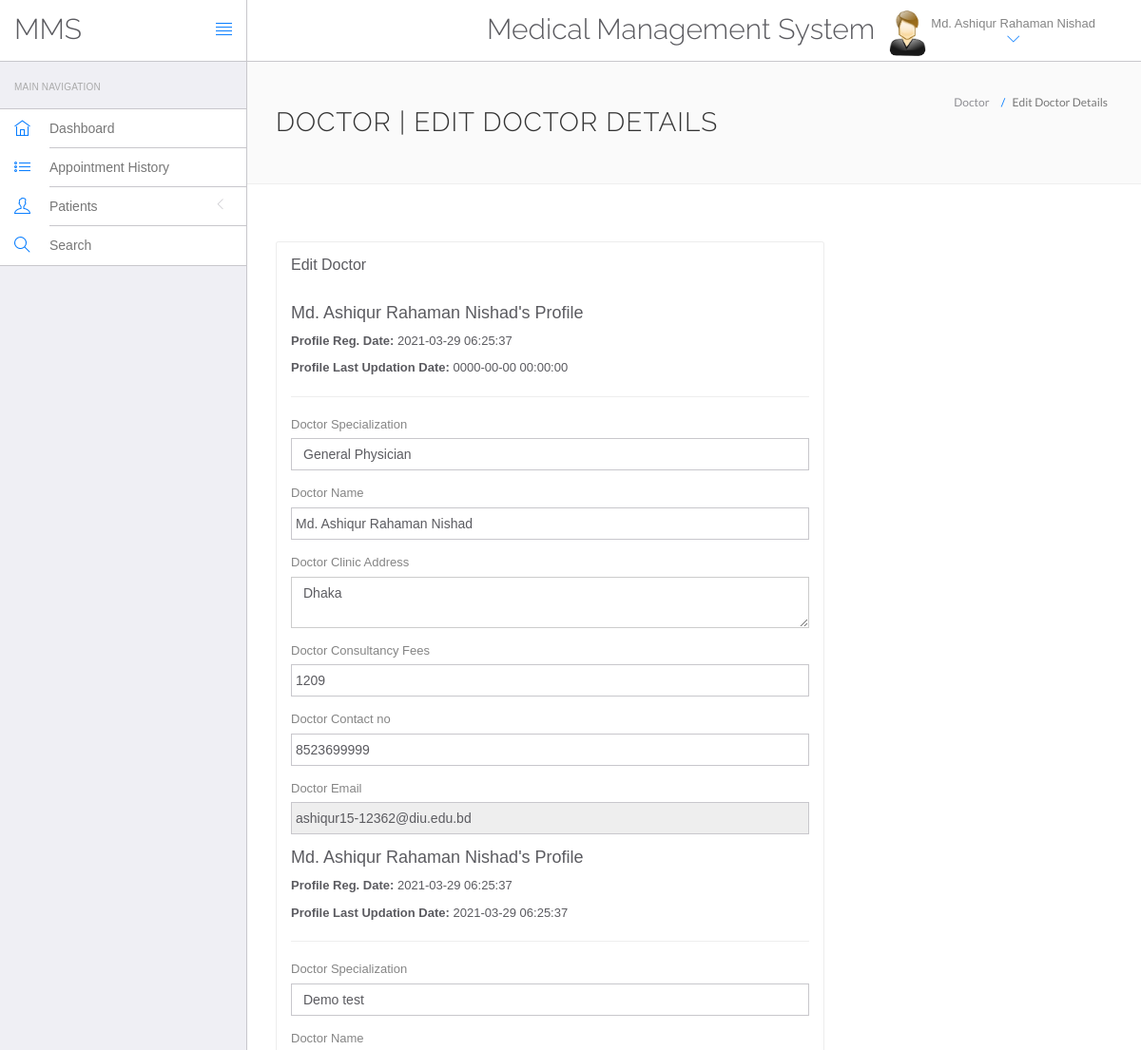
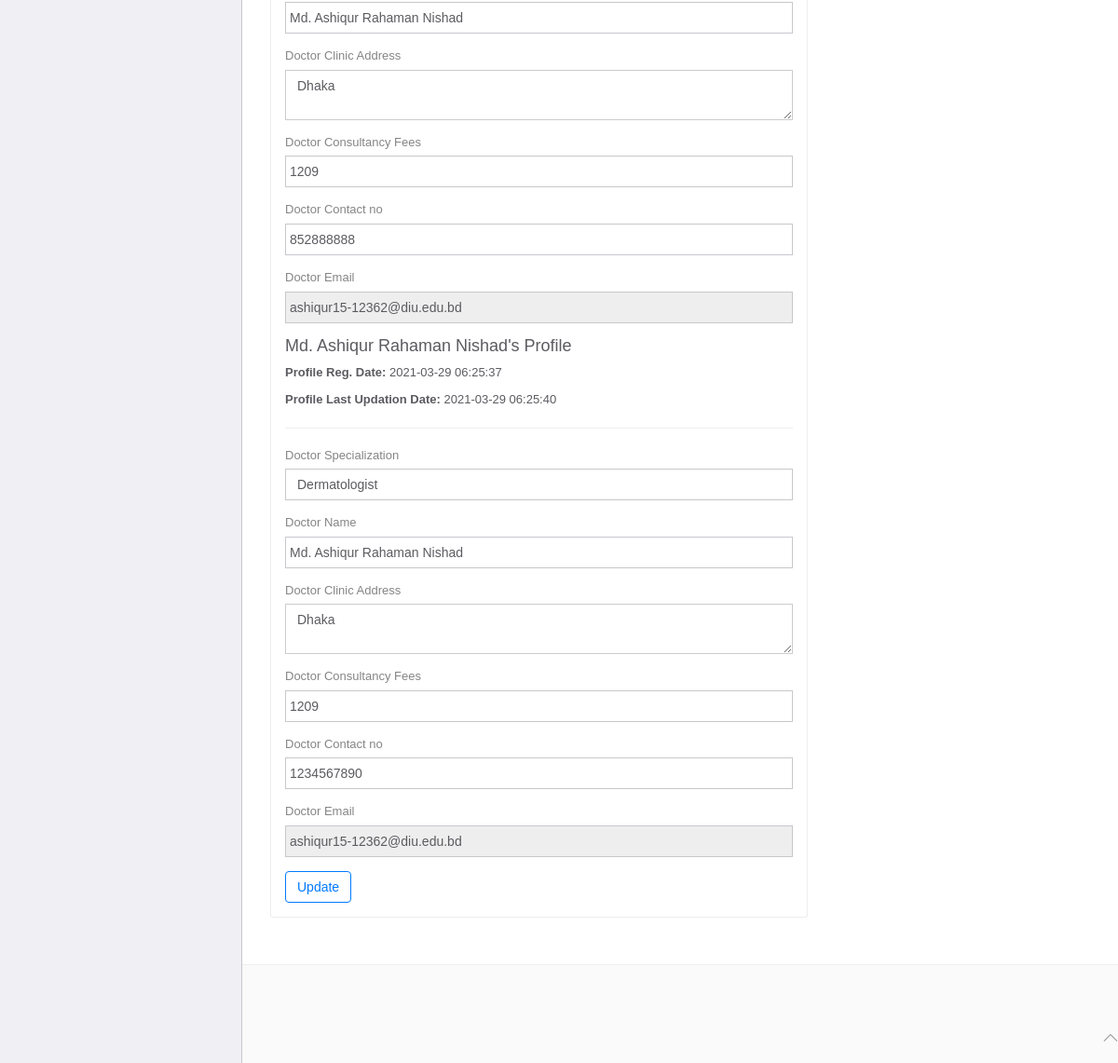
Page /doctor/edit-profile.php (signed in) on the committed database (2 pictures, top to bottom).
### tables this page shows
CREATE TABLE `doctors` (
  `id` int(11) NOT NULL,
  `specilization` varchar(255) DEFAULT NULL,
  `doctorName` varchar(255) DEFAULT NULL,
  `address` longtext DEFAULT NULL,
  `docFees` varchar(255) DEFAULT NULL,
  `contactno` bigint(11) DEFAULT NULL,
  `docEmail` varchar(255) DEFAULT NULL,
  `password` varchar(255) DEFAULT NULL,
  `creationDate` timestamp NULL DEFAULT current_timestamp(),
  `updationDate` timestamp NULL DEFAULT NULL ON UPDATE current_timestamp()
);

### doctor/edit-profile.php (the view, shortened to what this page needs)
<?php
include('include/config.php');
?>
<!DOCTYPE html>
<html lang="en">
<head>
	<link rel="stylesheet" href="vendor/bootstrap/css/bootstrap.min.css">
	<link rel="stylesheet" href="vendor/fontawesome/css/font-awesome.min.css">
	<link rel="stylesheet" href="vendor/themify-icons/themify-icons.min.css">
	<link href="vendor/animate.css/animate.min.css" rel="stylesheet" media="screen">
	<link href="vendor/perfect-scrollbar/perfect-scrollbar.min.css" rel="stylesheet" media="screen">
	<link href="vendor/switchery/switchery.min.css" rel="stylesheet" media="screen">
	<link href="vendor/bootstrap-touchspin/jquery.bootstrap-touchspin.min.css" rel="stylesheet" media="screen">
	<link href="vendor/select2/select2.min.css" rel="stylesheet" media="screen">
	<link href="vendor/bootstrap-datepicker/bootstrap-datepicker3.standalone.min.css" rel="stylesheet" media="screen">
	<link href="vendor/bootstrap-timepicker/bootstrap-timepicker.min.css" rel="stylesheet" media="screen">
	<link rel="stylesheet" href="assets/css/styles.css">
	<link rel="stylesheet" href="assets/css/plugins.css">
	<link rel="stylesheet" href="assets/css/themes/theme-1.css" id="skin_color" />
</head>
<body>
	<div id="app">
		<?php include('include/sidebar.php'); ?>
		<div class="app-content">
			<?php include('include/header.php'); ?>
			<div class="main-content">
				<div class="wrap-content container" id="container">
					<section id="page-title">
						<div class="row">
							<div class="col-sm-8">
								<h1 class="mainTitle">Doctor | Edit Doctor Details</h1>
							</div>
							<ol class="breadcrumb">
								<li>
									<span>Doctor</span>
								</li>
								<li class="active">
									<span>Edit Doctor Details</span>
								</li>
							</ol>
						</div>
					</section>
					<div class="container-fluid container-fullw bg-white">
						<div class="row">
							<div class="col-md-12">
								<div class="row margin-top-30">
									<div class="col-lg-8 col-md-12">
										<div class="panel panel-white">
											<div class="panel-heading">
												<h5 class="panel-title">Edit Doctor</h5>
											</div>
											<div class="panel-body">
												<?php $sql = mysqli_query($con, "select * from doctors where docEmail='" . $_SESSION['dlogin'] . "'");
												while ($data = mysqli_fetch_array($sql)) {
												?>
													<h4><?php echo htmlentities($data['doctorName']); ?>'s Profile</h4>
													<p><b>Profile Reg. Date: </b><?php echo htmlentities($data['creationDate']); ?></p>
													<?php if ($data['updationDate']) { ?>
														<p><b>Profile Last Updation Date: </b><?php echo htmlentities($data['updationDate']); ?></p>
													<?php } ?>
													<hr />
													<form role="form" name="adddoc" method="post" onSubmit="return valid();">
														<div class="form-group">
															<label for="DoctorSpecialization">
																Doctor Specialization
															</label>
															<select name="Doctorspecialization" class="form-control" required="required">
																<option value="<?php echo htmlentities($data['specilization']); ?>">
																	<?php echo htmlentities($data['specilization']); ?></option>
															</select>
														</div>
														<div class="form-group">
															<label for="doctorname">
																Doctor Name
															</label>
															<input type="text" name="docname" class="form-control" value="<?php echo htmlentities($data['doctorName']); ?>">
														</div>
														<div class="form-group">
															<label for="address">
																Doctor Clinic Address
															</label>
															<textarea name="clinicaddress" class="form-control"><?php echo htmlentities($data['address']); ?></textarea>
														</div>
														<div class="form-group">
															<label for="fess">
																Doctor Consultancy Fees
															</label>
															<input type="text" name="docfees" class="form-control" required="required" value="<?php echo htmlentities($data['docFees']); ?>">
														</div>
														<div class="form-group">
															<label for="fess">
																Doctor Contact no
															</label>
															<input type="text" name="doccontact" class="form-control" required="required" value="<?php echo htmlentities($data['contactno']); ?>">
														</div>
														<div class="form-group">
															<label for="fess">
																Doctor Email
															</label>
															<input type="email" name="docemail" class="form-control" readonly="readonly" value="<?php echo htmlentities($data['docEmail']); ?>">
														</div>
													<?php } ?>
													<button type="submit" name="submit" class="btn btn-o btn-primary">
														Update
													</button>
													</form>
											</div>
										</div>
									</div>
								</div>
							</div>
						</div>
					</div>
				</div>
			</div>
			<?php include('include/footer.php'); ?>
		</div>
</body>
</html>

### doctor/include/header.php (shortened to what this page needs)
<header class="navbar navbar-default navbar-static-top">
	<div class="navbar-header">
		<a class="navbar-brand" href="#">
			<h2 style="padding-top:20% ">MMS</h2>
		</a>
		<a href="#" class="sidebar-toggler pull-right visible-md visible-lg" data-toggle-class="app-sidebar-closed" data-toggle-target="#app">
			<i class="ti-align-justify"></i>
		</a>
	</div>
	<div class="navbar-collapse collapse">
		<ul class="nav navbar-right">
			<li style="padding-top:2% ">
				<h2>Medical Management System</h2>
			</li>
			<li class="dropdown current-user">
				<a href class="dropdown-toggle" data-toggle="dropdown">
					<img src="assets/images/images.jpg"> <span class="username">
						<?php $query = mysqli_query($con, "select doctorName from doctors where id='" . $_SESSION['id'] . "'");
						while ($row = mysqli_fetch_array($query)) {
							echo $row['doctorName'];
						}
						?> <i class="ti-angle-down"></i></i></span>
				</a>
			</li>
		</ul>
	</div>
</header>

### doctor/assets/css/themes/theme-1.css (style rules this page uses)
body { background: #FAFAFA; }
header .navbar-header { background: #ffffff !important; border-right-color: #c8c7cc !important; border-bottom-color: #c8c7cc !important; }
header .navbar-header .sidebar-toggler, header .navbar-header .sidebar-mobile-toggler { color: #007aff !important; }
header .navbar-header .navbar-brand { color: #777 !important; }
header .navbar-collapse { background: #ffffff !important; border-bottom-color: #c8c7cc !important; box-shadow: none !important; }
header .navbar-collapse .navbar-right > li > a { color: #777; }
header .navbar-collapse .navbar-right > li > a i { color: #007aff !important; }

### rows in the picture
doctors: doctorName "Md. Ashiqur Rahaman Nishad", creationDate "2021-03-29 06:25:37", updationDate "0000-00-00 00:00:00", Doctorspecialization "General Physician", docname "Md. Ashiqur Rahaman Nishad", clinicaddress "Dhaka", docfees "1209", doccontact "8523699999", docemail "ashiqur15-12362@diu.edu.bd"
doctors: doctorName "Md. Ashiqur Rahaman Nishad", creationDate "2021-03-29 06:25:37", updationDate "2021-03-29 06:25:37", Doctorspecialization "Demo test", docname "Md. Ashiqur Rahaman Nishad", clinicaddress "Dhaka", docfees "1209", doccontact "852888888", docemail "ashiqur15-12362@diu.edu.bd"
doctors: doctorName "Md. Ashiqur Rahaman Nishad", creationDate "2021-03-29 06:25:37", updationDate "2021-03-29 06:25:40", Doctorspecialization "Dermatologist", docname "Md. Ashiqur Rahaman Nishad", clinicaddress "Dhaka", docfees "1209", doccontact "1234567890", docemail "ashiqur15-12362@diu.edu.bd"
